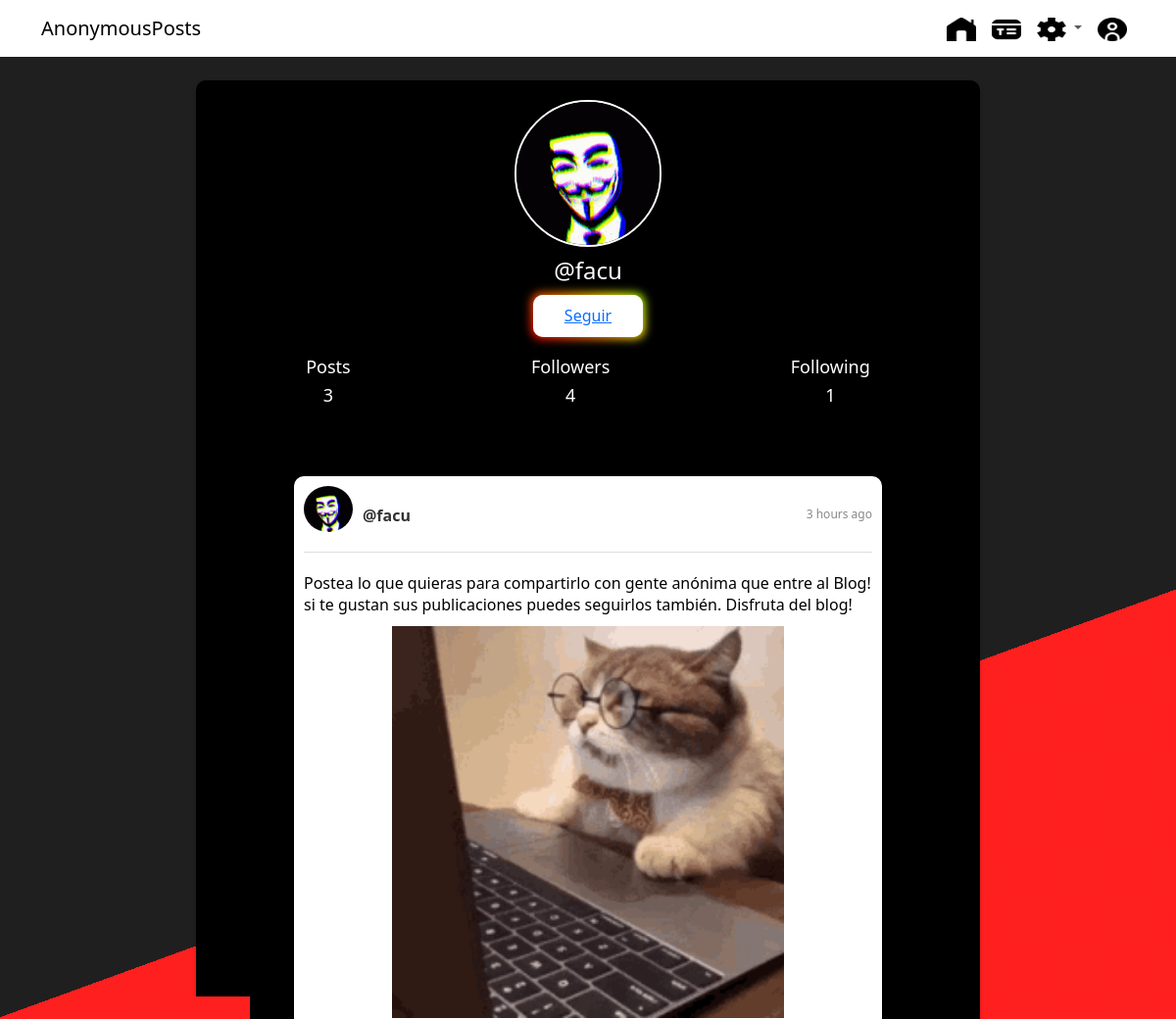
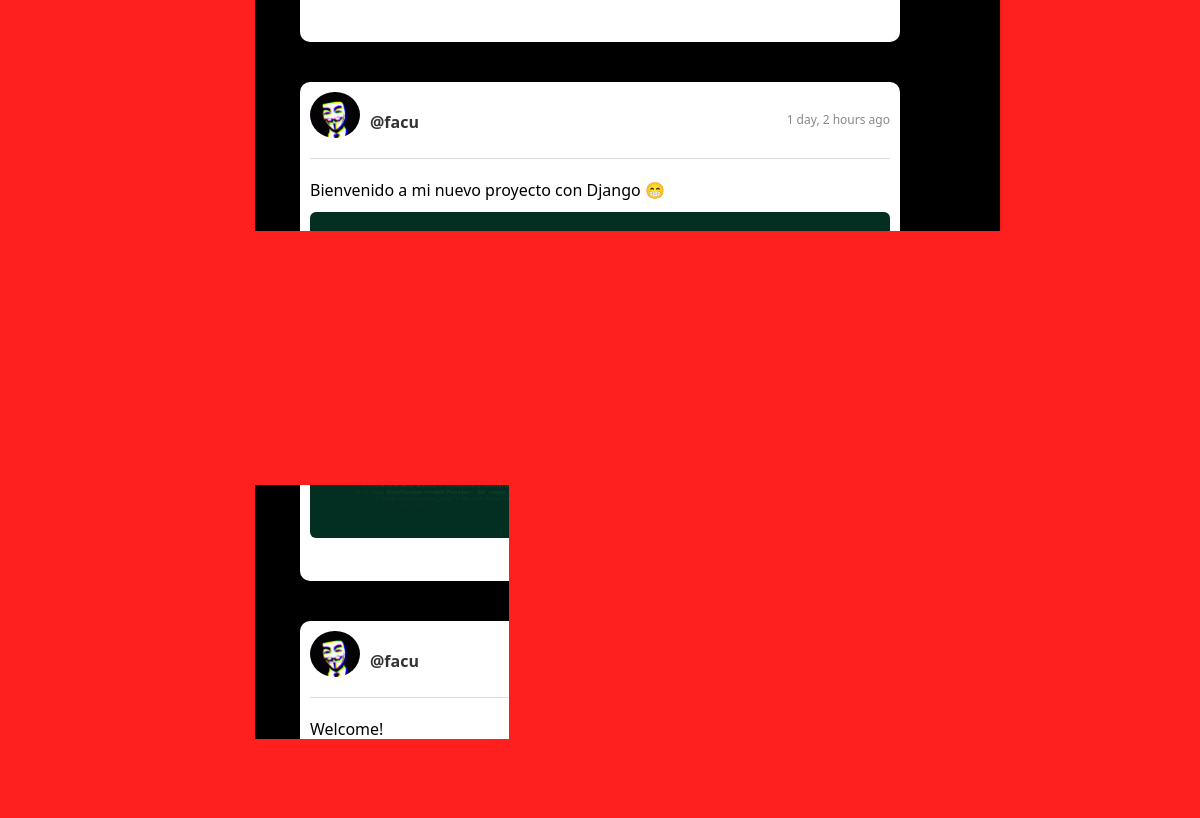
The page /profile/facu/ (signed in) on the database its author committed (2 pictures, top to bottom).
### blog/models.py (models this page shows, shortened)
class Profile(models.Model):
    user = models.OneToOneField(User, on_delete=models.CASCADE)
    image = models.ImageField(default='user.png')
    def following(self):
        user_ids = Relations.objects.filter(from_user=self.user)\
            .values_list('to_user_id', flat=True)
        return User.objects.filter(id__in=user_ids)
    def followers(self):
        user_ids = Relations.objects.filter(to_user=self.user)\
            .values_list('from_user_id', flat=True)
        return User.objects.filter(id__in=user_ids)

class Post(models.Model):
    user = models.ForeignKey(User, on_delete=models.CASCADE, related_name='posts')
    timestamp = models.DateTimeField(default=timezone.now)
    content = models.TextField()
    image = models.ImageField(blank=True, null=True)
    audio = models.FileField(blank=True, null=True)
    video = models.FileField(blank=True, null=True)
    class Meta:
        ordering = ['-timestamp']

### blog/views.py (the view)
# urls.py: path('profile/', views.profile, name='profile'),
@login_required
def profile(request, username=None):
    current_user = request.user
    if username and username != current_user.username:
        user = User.objects.get(username=username)
        posts = user.posts.all()
    else:
        posts = current_user.posts.all()
        user = current_user
    return render(request, 'social/profile.html', {'user': user, 'posts': posts})

### blog/templates/social/profile.html (shortened to what this page needs)
{% extends 'social/feed.html' %}
{% load static %}
{% block content %}
<div class="profile-container">
    <img src="{{ user.profile.image.url }}" alt="Perfil" class="profile-image">
    {% if request.user.follow %}
    <h2 class="profile-username" style="color: rgb(253, 0, 0);">@{{ user.username }}</h2>
    {% else %}
    <h2 class="profile-username" style="color: white;">@{{ user.username }}</h2>
    {% endif %}
    {% if request.user.is_authenticated %}
     {% if user.username != request.user.username %}
        {% if user not in request.user.profile.following %}
        <button class="follow-button"><a class="" href="{% url 'follow' user %}">Seguir</a></button>
        {% else %}
        <button class="follow-button"><a class="" href="{% url 'unfollow' user %}">Dejar de seguir</a></button>
        {% endif %}
     {% endif %}
    {% endif %}
    <div class="stats-container">
        <div class="stats-item">
            <h4>Posts</h4>
            <p>{{ user.posts.count }}</p>
        </div>
        <div class="stats-item">
            <h4>Followers</h4>
            <p>{{ user.profile.followers.count }}</p>
        </div>
        <div class="stats-item">
            <h4>Following</h4>
            <p>{{ user.profile.following.count }}</p>
        </div>
    </div>
        {{ block.super }}
</div>
{% endblock %}

### blog/templates/social/feed.html (shortened to what this page needs)
{% extends 'base.html' %}
{% load humanize %}
{% block content %}
    {% load static %}
    <div class="feed-container">
        {% for post in posts %}
            <article class="post-container">
                <div class="post-header">
                    <div class="profile-container-post">
                        <img src="{{ post.user.profile.image.url }}" alt="profile-image" class="profile-image-post">
                        <div class="user-info">
                            <h2 class="username">
                                <a href="{% url 'profile' post.user.username %}">@{{ post.user.username }}</a>
                            </h2>
                        </div>
                    </div>
                    <time class="post-timestamp" data-time="#">{{ post.timestamp|naturaltime }}</time>
                </div>
                <div class="post-content">
                    <div class="post-text">{{ post.content }}</div>
                    {% if post.image %}
                        <img class="post-image" src="{{ post.image.url }}" alt="post-image">
                        <hr>
                    {% endif %}
                </div>
            </article>
        {% endfor %}
    </div>
{% endblock %}

### blog/templates/base.html (shortened to what this page needs)
{% load static %}
<!DOCTYPE html>
<html lang="en">
<head>
    <link rel="stylesheet" href="https://cdn.jsdelivr.net/npm/bootstrap@5.3.0/dist/css/bootstrap.min.css
    ">
    <link rel="stylesheet" href="https://cdn.jsdelivr.net/npm/bootstrap@5.3.0/dist/js/bootstrap.bundle.min.js
    ">
<link rel="stylesheet" href="{% static 'main.css' %}">
</head>
<body>
  <nav class="navbar navbar-expand-lg bg-white">
    <div class="container">
      <a class="navbar-brand" href="{% url 'home' %}">
        AnonymousPosts
      </a>
      <div class="collapse navbar-collapse" id="navbarNavDropdown">
        <ul class="navbar-nav ms-auto">
          {% if request.user.is_authenticated %}
          <li class="nav-item">
            <a class="nav-link active" aria-current="page" href="{% url 'feed'%}">
              <img src="{% static 'house-chimney.png' %}" alt="feed" width="30" height="24">
            </a>
          </li>
          <li class="nav-item">
            <a class="nav-link active" href="{% url 'post' %}">
              <img src="{% static 'blog-text.png' %}" alt="NewPost" width="30" height="24">
            </a>
          </li>
           <li class="nav-item dropdown">
            <a class="nav-link dropdown-toggle" href="#" role="button" data-bs-toggle="dropdown" aria-expanded="false">
              <img src="{% static 'settings.png' %}" alt="settings" width="30" height="24">
            </a>
          </li>
          <li class="nav-item">
            <a class="nav-link active" href="{% url 'profile' request.user %}">
              <img src="{% static 'circle-user.png' %}" alt="profile" width="30" height="24">
            </a>
          </li>
          {% endif %}
        </ul>
      </div>
    </div>
  </nav>
      {% block content %}
      {% endblock %}
</body>
</html>

### blog/static/main.css (style rules this page uses)
html { height: 100%; margin: 0; }
body { margin: 0; }
hr { border-color: transparent; }
.navbar { z-index: 2; }
.profile-image-post { width: 200px; height: auto; border-radius: 50%; object-fit: cover; margin-bottom: 10px; }
.profile-username { font-size: 24px; margin-bottom: 5px; }
.follow-button { background-color: #ffffff; color: rgb(0, 0, 0); border: none; padding: 8px 20px; border-radius: 5px; text-decoration: none; }
.stats-container { display: flex; justify-content: space-around; width: 100%; margin-top: 20px; }
.stats-item { text-align: center; }
.stats-item p { font-size: 18px; }
.feed-container { display: flex; flex-direction: column; align-items: center; }
.post-container { margin: 20px 0; padding: 10px; background-color: #ffffff; border-radius: 10px; box-shadow: 0 2px 4px rgba(0, 0, 0, 0.2); max-width: 600px; width: 100%; }
.post-header { display: flex; align-items: center; justify-content: space-between; margin-bottom: 10px; padding-bottom: 10px; border-bottom: 1px solid #ddd; }
.profile-container-post { display: flex; align-items: center; }
.profile-image-post { width: 50px; height: auto; border-radius: 50%; object-fit: cover; margin-right: 10px; }
.user-info { display: flex; flex-direction: column; }
.username a { font-size: 16px; font-weight: bold; color: #333; text-decoration: none; }
.post-timestamp { font-size: 12px; color: #888; margin-left: 10px; }
.post-content { padding-top: 10px; }
.post-text { font-size: 16px; line-height: 1.4; margin-bottom: 10px; }
.post-image { width: 100%; max-height: 400px; object-fit: contain; border-radius: 6px; }
.profile-container { background-color: rgb(0, 0, 0); padding: 20px; display: flex; flex-direction: column; align-items: center; justify-content: center; margin-top: 2%; box-shadow: 0 2px 4px rgba(0, 0, 0, 0.2); max-width: 800px; margin-left: auto; margin-right: auto; border-radius: 10px; color: rgb(0, 0, 0); }
.profile-image { width: 150px; height: 150px; border-radius: 50%; object-fit: cover; margin-bottom: 10px; border: 2px solid white; }
.follow-button { margin-top: 5px; padding: 0.6em 2em; border: none; outline: none; color: rgb(255, 255, 255); background: #ffffff; cursor: pointer; position: relative; z-index: 0; border-radius: 10px; user-select: none; -webkit-user-select: none; touch-action: manipulation; }
.follow-button:before { content: ""; background: linear-gradient(45deg, #ff0000, #ff7300, #fffb00, #48ff00, #00ffd5, #002bff, #7a00ff, #ff00c8, #ff0000); position: absolute; top: -2px; left: -2px; background-size: 400%; z-index: -1; filter: blur(5px); -webkit-filter: blur(5px); width: calc(100% + 4px); height: calc(100% + 4px); animation: glowing-button-85 20s linear infinite; transition: opacity 0.3s ease-in-out; border-radius: 10px; }
.follow-button:after { z-index: -1; content: ""; position: absolute; width: 100%; height: 100%; background: #ffffff; left: 0; top: 0; border-radius: 10px; }
.stats-item h4 { font-size: 18px; margin-bottom: 5px; color: white; }
.stats-item p { font-size: 18px; color: white; }

### rows shown on the page
Post: user.profile.image (placeholder picture), user.username "facu", timestamp "3 hours ago", content "Postea lo que quieras para compartirlo con gente anónima que entre al Blog! si te gustan sus publicaciones puedes seguirlos también. Disfruta del blog!", image (picture)
Post: user.profile.image (placeholder picture), user.username "facu", timestamp "1 day, 2 hours ago", content "Bienvenido a mi nuevo proyecto con Django 😁", image (picture)
Post: user.profile.image (placeholder picture), user.username "facu", content "Welcome!"

### other values the page prints
{{ user.username }} "facu"
{{ user.posts.count }} "3"
{{ user.profile.followers.count }} "4"
{{ user.profile.following.count }} "1"
